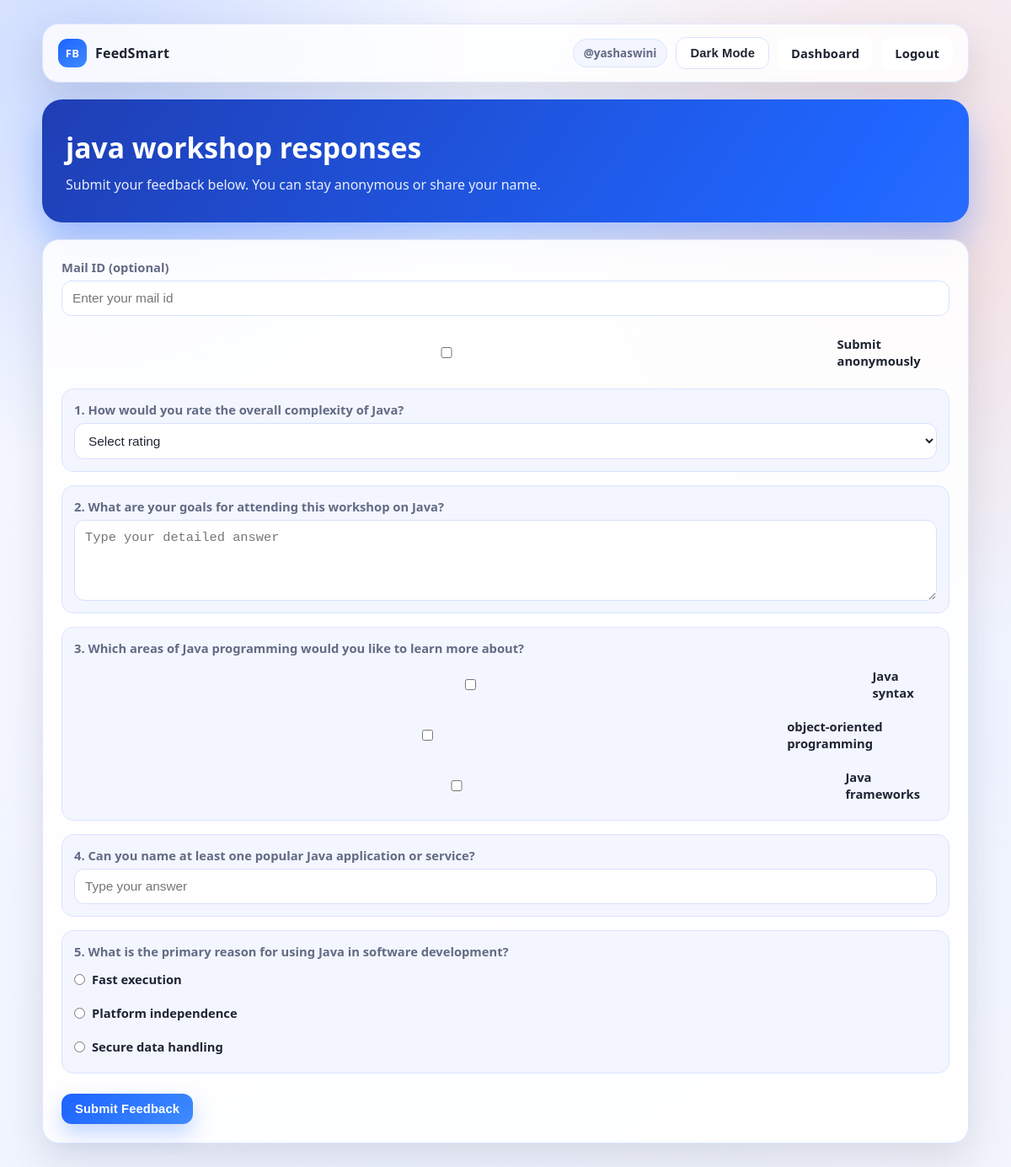
/respond/5 (signed in), run on the app's committed database.
### models.py (models this page shows)
class Form(db.Model):
    id = db.Column(db.Integer, primary_key=True)
    title = db.Column(db.String(200), nullable=False)
    user_id = db.Column(db.Integer, db.ForeignKey('user.id'))
    closing_at = db.Column(DateTime, nullable=True)

class Question(db.Model):
    id = db.Column(db.Integer, primary_key=True)
    form_id = db.Column(db.Integer, db.ForeignKey('form.id'))
    text = db.Column(db.String(300))
    qtype = db.Column(db.String(50))
    options = db.Column(db.String(500))

### app.py (the view, shortened to what this page needs)
@app.route('/respond/<int:form_id>', methods=['GET', 'POST'])
def public_form(form_id):
    form = Form.query.get_or_404(form_id)
    questions = Question.query.filter_by(form_id=form_id).all()
    closed = is_form_closed(form)
    return render_template(
        'fill_form.html',
        form=form,
        questions=questions,
        public_mode=True,
        share_url=None,
        is_closed=closed,
    )

### app.py (called while the page is built)
def is_form_closed(form):
    return bool(form.closing_at and datetime.utcnow() > form.closing_at)

@app.context_processor
def inject_user():
    return {'current_username': session.get('username')}

### templates/fill_form.html (shortened to what this page needs)
<!DOCTYPE html>
<html>
<head>
    <link rel="stylesheet" href="/static/style.css">
</head>
<body>
    <main class="page">
        <header class="topbar reveal">
            <a class="brand" href="{{ '/home' if current_username else '/' }}">
                <span class="brand-badge">FB</span>
                <span>FeedSmart</span>
            </a>
            <nav class="nav-links">
                {% if current_username %}
                    <span class="user-pill">@{{ current_username }}</span>
                {% endif %}
                <button type="button" class="btn btn-secondary theme-toggle" onclick="toggleTheme()">Theme</button>
                {% if public_mode %}
                    {% if current_username %}
                        <a href="/home" class="btn-link btn btn-secondary">Dashboard</a>
                        <a href="/logout" class="btn-link btn btn-secondary">Logout</a>
                    {% else %}
                        <a href="/login" class="btn-link btn btn-secondary">Login</a>
                    {% endif %}
                {% else %}
                    <a href="/home" class="btn-link btn btn-secondary">Home</a>
                    <a href="/summary/{{ form.id }}" class="btn-link btn btn-accent">Summary</a>
                    <a href="/logout" class="btn-link btn btn-secondary">Logout</a>
                {% endif %}
            </nav>
        </header>
        <section class="hero reveal delay-1">
            <h2>{{ form.title }}</h2>
            <p>
                {% if public_mode %}
                    Submit your feedback below. You can stay anonymous or share your name.
                {% else %}
                    Owner preview mode. This is how the public response form looks.
                {% endif %}
            </p>
        </section>
        <section class="section reveal delay-2">
            <form method="post" class="form-shell">
                <div class="field">
                    <label for="username">Mail ID (optional)</label>
                    <input id="username" name="username" placeholder="Enter your mail id " {% if is_closed %}disabled{% endif %}>
                </div>
                <label class="option-row">
                    <input type="checkbox" name="anonymous" {% if is_closed %}disabled{% endif %}>
                    <span>Submit anonymously</span>
                </label>
                {% for q in questions %}
                <div class="question-card reveal delay-3">
                    <div class="field">
                        <label>{{ loop.index }}. {{ q.text }}</label>
                        {% if q.qtype == 'text' %}
                            <input name="q_{{ q.id }}" placeholder="Type your answer" {% if is_closed %}disabled{% endif %}>
                        {% elif q.qtype == 'longtext' %}
                            <textarea name="q_{{ q.id }}" rows="4" placeholder="Type your detailed answer" {% if is_closed %}disabled{% endif %}></textarea>
                        {% elif q.qtype == 'rating' %}
                            <select name="q_{{ q.id }}" {% if is_closed %}disabled{% endif %}>
                                <option value="">Select rating</option>
                            </select>
                        {% elif q.qtype == 'mcq' %}
                            {% for opt in q.options.split(',') %}
                                <label class="option-row">
                                    <input type="radio" name="q_{{ q.id }}" value="{{ opt.strip() }}" {% if is_closed %}disabled{% endif %}>
                                    <span>{{ opt.strip() }}</span>
                                </label>
                            {% endfor %}
                        {% elif q.qtype == 'checkbox' %}
                            {% for opt in q.options.split(',') %}
                                <label class="option-row">
                                    <input type="checkbox" name="q_{{ q.id }}" value="{{ opt.strip() }}" {% if is_closed %}disabled{% endif %}>
                                    <span>{{ opt.strip() }}</span>
                                </label>
                            {% endfor %}
                        {% endif %}
                    </div>
                </div>
                {% endfor %}
                <div class="actions">
                    <button type="submit" class="btn btn-primary" {% if is_closed %}disabled{% endif %}>Submit Feedback</button>
                </div>
            </form>
        </section>
    </main>
</body>
</html>

### static/style.css (style rules this page uses)
:root { --bg: #f7f8ff; --surface: #ffffff; --surface-soft: #f3f6ff; --text: #1f2433; --muted: #636b84; --primary: #1d63ff; --primary-2: #3e8bff; --accent: #ff7c57; --border: #dbe4ff; --shadow: 0 18px 45px rgba(31, 36, 51, 0.12); --radius-lg: 20px; --radius-md: 14px; }
* { box-sizing: border-box; }
body { margin: 0; min-height: 100vh; font-family: "Segoe UI", "Trebuchet MS", Arial, sans-serif; color: var(--text); background: radial-gradient(circle at 8% 5%, rgba(29, 99, 255, 0.2), transparent 28%), radial-gradient(circle at 92% 18%, rgba(255, 124, 87, 0.18), transparent 32%), linear-gradient(145deg, #f8f9ff 0%, #eef3ff 45%, #fff8f3 100%); background-size: 100% 100%, 100% 100%, 170% 170%; animation: bgDrift 18s ease-in-out infinite; transition: background 0.4s ease, color 0.3s ease; }
.page { width: min(1100px, 92vw); margin: 28px auto 44px; }
.topbar { display: flex; align-items: center; justify-content: space-between; gap: 14px; background: color-mix(in srgb, var(--surface) 82%, transparent); backdrop-filter: blur(8px); border: 1px solid color-mix(in srgb, var(--border) 85%, transparent); border-radius: var(--radius-lg); box-shadow: var(--shadow); padding: 14px 18px; }
.brand { display: flex; align-items: center; gap: 10px; font-weight: 800; color: var(--text); text-decoration: none; letter-spacing: 0.2px; }
.brand-badge { width: 34px; height: 34px; border-radius: 11px; background: linear-gradient(145deg, var(--primary), var(--primary-2)); color: #fff; display: grid; place-items: center; font-size: 13px; font-weight: 900; }
.nav-links { display: flex; gap: 10px; flex-wrap: wrap; align-items: center; }
.user-pill { background: var(--surface-soft); color: var(--muted); border: 1px solid var(--border); border-radius: 999px; padding: 7px 12px; font-size: 0.84rem; font-weight: 700; }
.hero { margin-top: 20px; background: linear-gradient(125deg, #1f3eb4 0%, #1f66ff 48%, #5e93ff 100%); background-size: 180% 180%; color: #fff; border-radius: 24px; padding: 34px 28px; box-shadow: 0 22px 45px rgba(29, 99, 255, 0.35); animation: gradientShift 11s ease-in-out infinite; }
.hero h1, .hero h2 { margin: 0; font-size: clamp(1.7rem, 2.8vw, 2.5rem); }
.hero p { margin: 10px 0 0; color: rgba(255, 255, 255, 0.9); max-width: 760px; }
.section { margin-top: 20px; background: color-mix(in srgb, var(--surface) 88%, transparent); border: 1px solid color-mix(in srgb, var(--border) 90%, transparent); border-radius: var(--radius-lg); box-shadow: var(--shadow); padding: 22px; }
.form-shell { display: grid; gap: 16px; }
.field { display: flex; flex-direction: column; gap: 6px; }
label { font-size: 0.92rem; color: var(--muted); font-weight: 600; }
input, select, textarea { width: 100%; border: 1px solid color-mix(in srgb, var(--border) 88%, #bfcaf3); background: var(--surface); border-radius: 12px; padding: 11px 12px; font-size: 0.96rem; color: var(--text); transition: border-color 0.2s ease, box-shadow 0.2s ease, background 0.3s ease; }
.question-card { border: 1px solid var(--border); border-radius: 14px; background: var(--surface-soft); padding: 14px; transition: transform 0.25s ease, box-shadow 0.25s ease; animation: floatCard 4.5s ease-in-out infinite; }
.option-row { display: flex; align-items: center; gap: 8px; margin: 7px 0; color: var(--text); }
.option-row input[type="radio"] { width: auto; margin: 0; }
.actions { display: flex; flex-wrap: wrap; gap: 10px; margin-top: 8px; }
.btn, button, a.btn-link { border: 0; border-radius: 12px; padding: 10px 16px; font-weight: 700; font-size: 0.92rem; letter-spacing: 0.15px; text-decoration: none; cursor: pointer; transition: transform 0.15s ease, box-shadow 0.2s ease, background 0.2s ease; }
.btn-primary, button[type="submit"] { color: #fff; background: linear-gradient(135deg, var(--primary) 0%, var(--primary-2) 100%); box-shadow: 0 12px 24px rgba(29, 99, 255, 0.25); }
.btn-secondary { color: var(--text); background: var(--surface); border: 1px solid var(--border); }
.theme-toggle { min-width: 100px; }
.reveal { opacity: 0; transform: translateY(18px); animation: riseIn 0.65s ease forwards; }
.delay-1 { animation-delay: 0.08s; }
.delay-2 { animation-delay: 0.16s; }
.delay-3 { animation-delay: 0.24s; }

### data on the page
Form: title "java workshop responses"
Question: text "How would you rate the overall complexity of Java?"
Question: text "What are your goals for attending this workshop on Java?", id "Type your detailed answer"
Question: text "Which areas of Java programming would you like to learn more about?", strip "Java syntax" "object-oriented programming" "Java frameworks"
Question: text "Can you name at least one popular Java application or service?"
Question: text "What is the primary reason for using Java in software development?", strip "Fast execution" "Platform independence" "Secure data handling"

### other printed values
{{ current_username }} "yashaswini"
